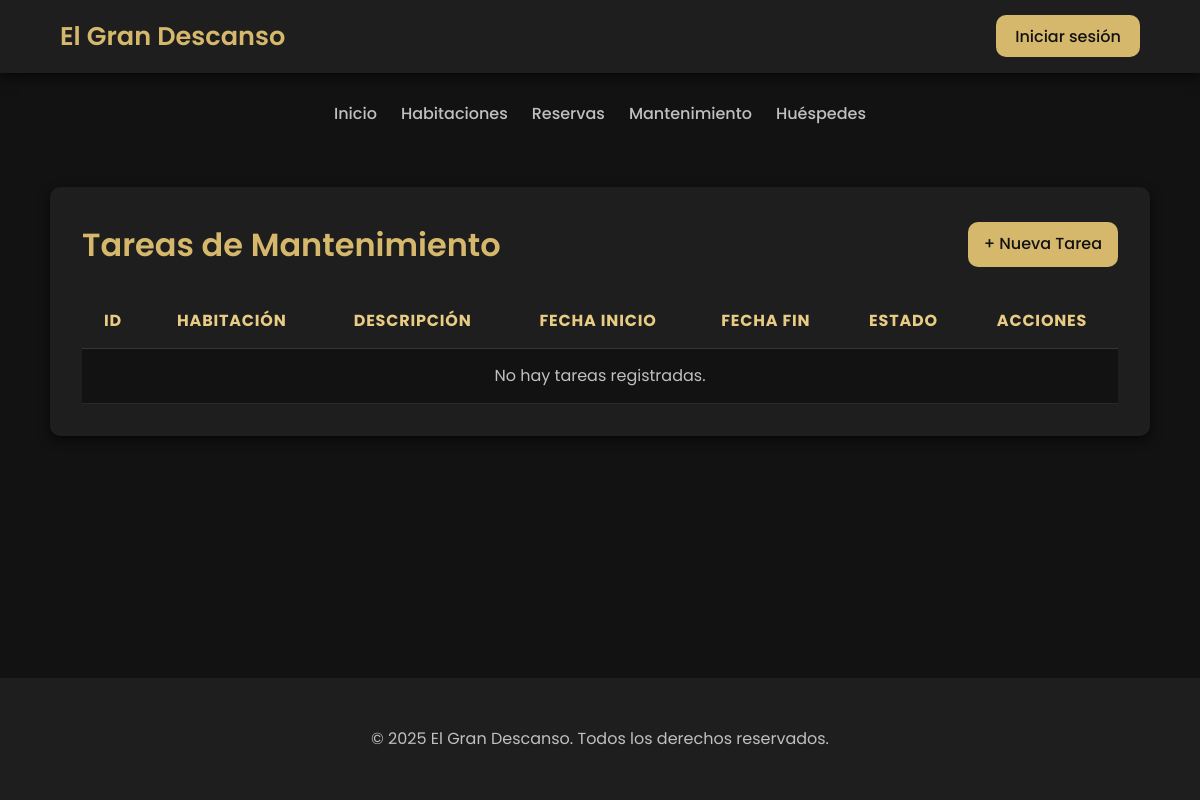
Page /modules/tareas_mantenimiento/listar.php on the earlier database version.
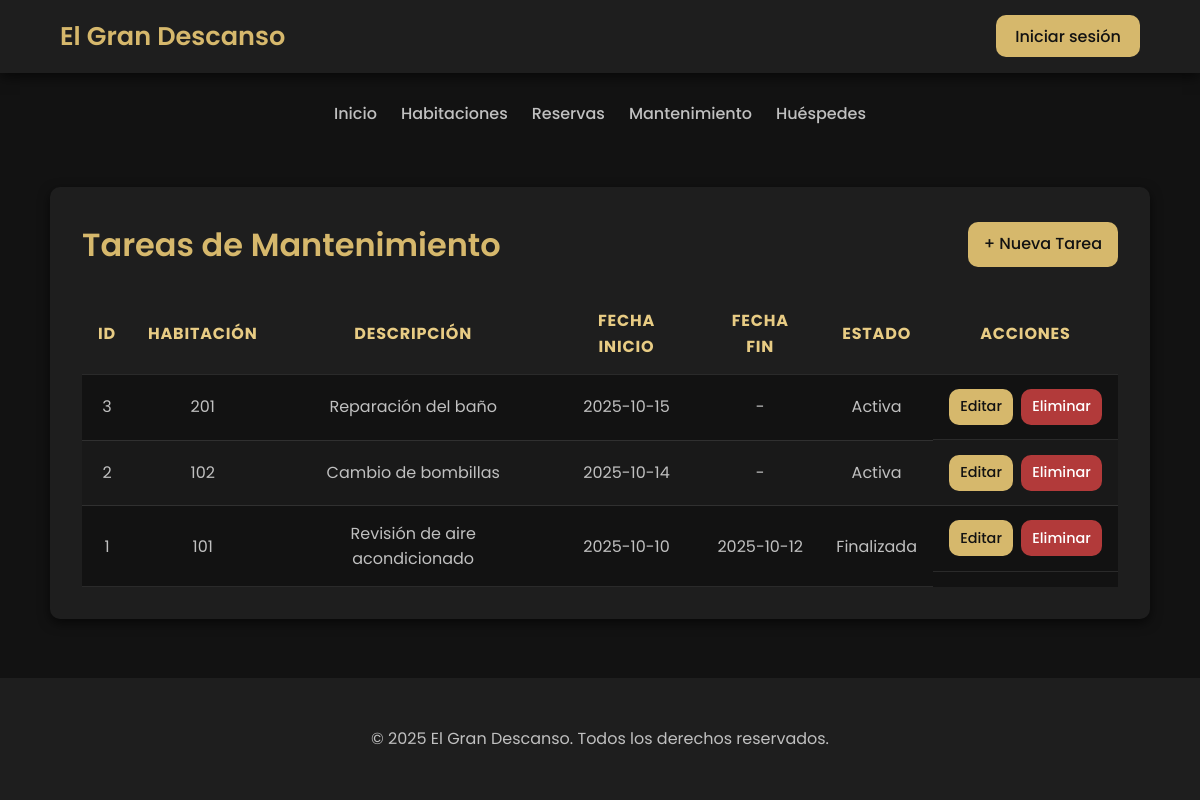
Same page on the later database version.
### tables this page shows
CREATE TABLE tareas_mantenimiento (
    id_tarea INT AUTO_INCREMENT PRIMARY KEY,
    id_habitacion INT NOT NULL,
    descripcion VARCHAR(255) NOT NULL,
    fecha_inicio DATE NOT NULL,
    fecha_fin DATE,
    estado ENUM('Activa', 'Finalizada') DEFAULT 'Activa',
    FOREIGN KEY (id_habitacion) REFERENCES habitaciones(id_habitacion)
        ON UPDATE CASCADE
        ON DELETE CASCADE
);

CREATE TABLE habitaciones (
    id_habitacion INT AUTO_INCREMENT PRIMARY KEY,
    numero VARCHAR(10) NOT NULL UNIQUE,
    tipo ENUM('Sencilla', 'Doble', 'Suite') NOT NULL,
    precio_base DECIMAL(10,2) NOT NULL,
    id_estado_limpieza INT,
    FOREIGN KEY (id_estado_limpieza) REFERENCES estados_limpieza(id_estado)
        ON UPDATE CASCADE
        ON DELETE SET NULL
);

### modules/tareas_mantenimiento/listar.php (the view)
<?php
require_once '../../config/db.php';
include '../../includes/header.php';
include '../../includes/navbar.php';
$stmt = $conn->query("
    SELECT tm.id_tarea, h.numero AS habitacion, tm.descripcion, tm.fecha_inicio, tm.fecha_fin, tm.estado
    FROM tareas_mantenimiento tm
    INNER JOIN habitaciones h ON tm.id_habitacion = h.id_habitacion
    ORDER BY tm.fecha_inicio DESC
");
$tareas = $stmt->fetchAll(PDO::FETCH_ASSOC);
?>
<div class="habitaciones-container">
    <div class="habitaciones-header">
        <h1>Tareas de Mantenimiento</h1>
        <a href="agregar.php" class="btn">+ Nueva Tarea</a>
    </div>
    <table class="habitaciones-tabla">
        <thead>
            <tr>
                <th>ID</th>
                <th>Habitación</th>
                <th>Descripción</th>
                <th>Fecha Inicio</th>
                <th>Fecha Fin</th>
                <th>Estado</th>
                <th>Acciones</th>
            </tr>
        </thead>
        <tbody>
            <?php if (!empty($tareas)): ?>
                <?php foreach ($tareas as $tarea): ?>
                    <tr>
                        <td><?= htmlspecialchars($tarea['id_tarea']) ?></td>
                        <td><?= htmlspecialchars($tarea['habitacion']) ?></td>
                        <td><?= htmlspecialchars($tarea['descripcion']) ?></td>
                        <td><?= htmlspecialchars($tarea['fecha_inicio']) ?></td>
                        <td><?= htmlspecialchars($tarea['fecha_fin'] ?? '-') ?></td>
                        <td><?= htmlspecialchars($tarea['estado']) ?></td>
                        <td class="habitaciones-acciones">
                            <a href="editar.php?id=<?= $tarea['id_tarea'] ?>" class="editar btn">Editar</a>
                            <a href="eliminar.php?id=<?= $tarea['id_tarea'] ?>" class="eliminar btn" onclick="return confirm('¿Seguro que deseas eliminar esta tarea?');">Eliminar</a>
                        </td>
                    </tr>
                <?php endforeach; ?>
            <?php else: ?>
                <tr>
                    <td colspan="7" style="text-align:center;">No hay tareas registradas.</td>
                </tr>
            <?php endif; ?>
        </tbody>
    </table>
</div>
<?php include '../../includes/footer.php'; ?>

Differences in the rows shown:
added tareas_mantenimiento: id_tarea "3", id_habitacion.numero "201", descripcion "Reparación del baño", fecha_inicio "2025-10-15", fecha_fin "-", estado "Activa"
added tareas_mantenimiento: id_tarea "2", id_habitacion.numero "102", descripcion "Cambio de bombillas", fecha_inicio "2025-10-14", fecha_fin "-", estado "Activa"
added tareas_mantenimiento: id_tarea "1", id_habitacion.numero "101", descripcion "Revisión de aire acondicionado", fecha_inicio "2025-10-10", fecha_fin "2025-10-12", estado "Finalizada"
Other differences:
text no longer shown: "No hay tareas registradas."
